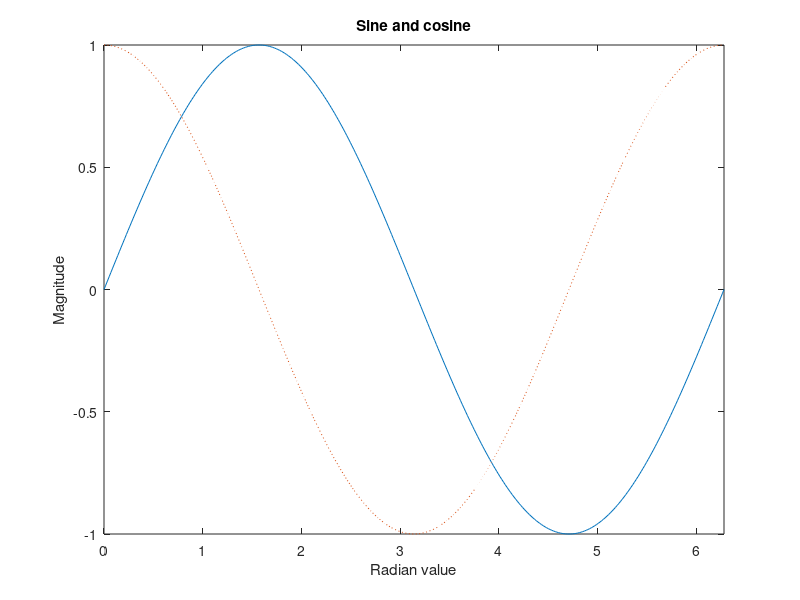

Source code (MATLAB): (Note: this script raises an error after producing the figure.)
% SKU CoE ITE - ParkSooYoung
% Grade 3 , Semester 1 , Chapter 1-3-1 , Number 6

x = 0:pi/180:2*pi;
y = sin(x);
z = cos(x);
plot(x,y,x,z,':');
axis([0 2*pi -1 1]);
xlabel('Radian value');
ylabel('Magnitude');
title('Sine and cosine');
legend('sin(x)','cos(x)','Location','sw');
